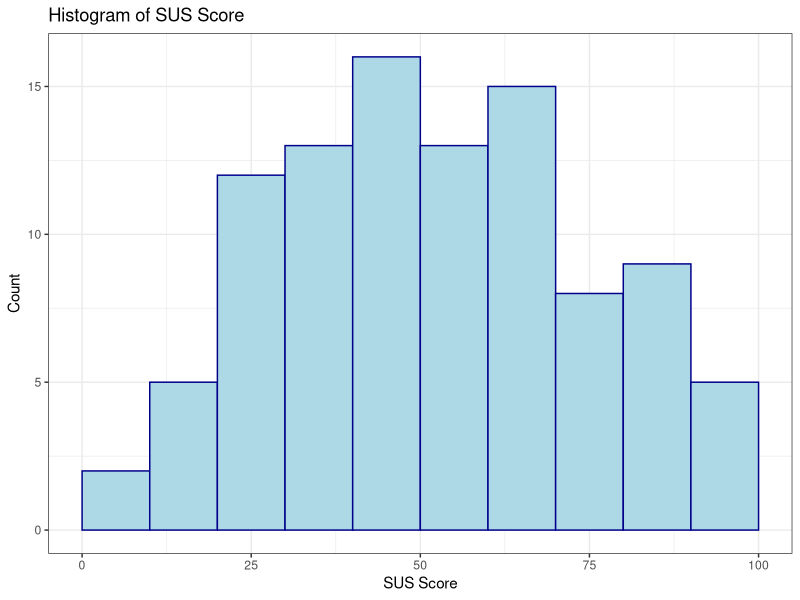
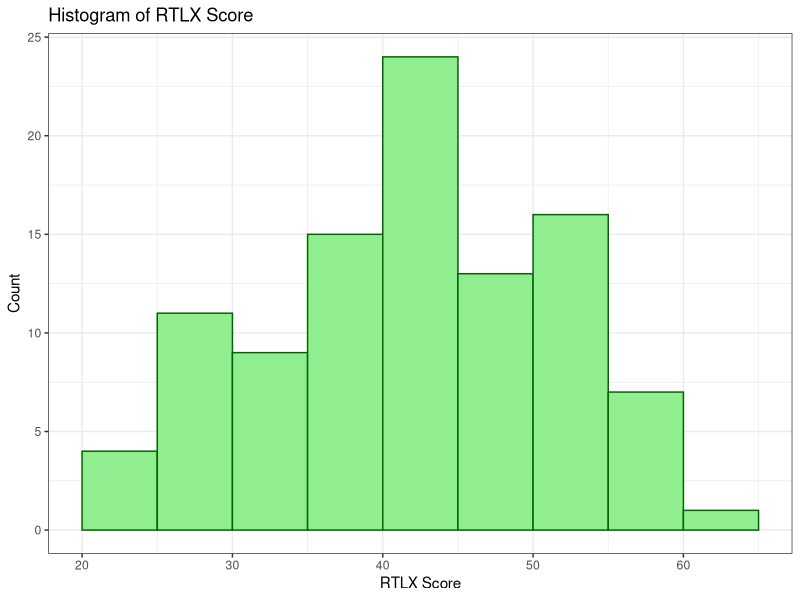
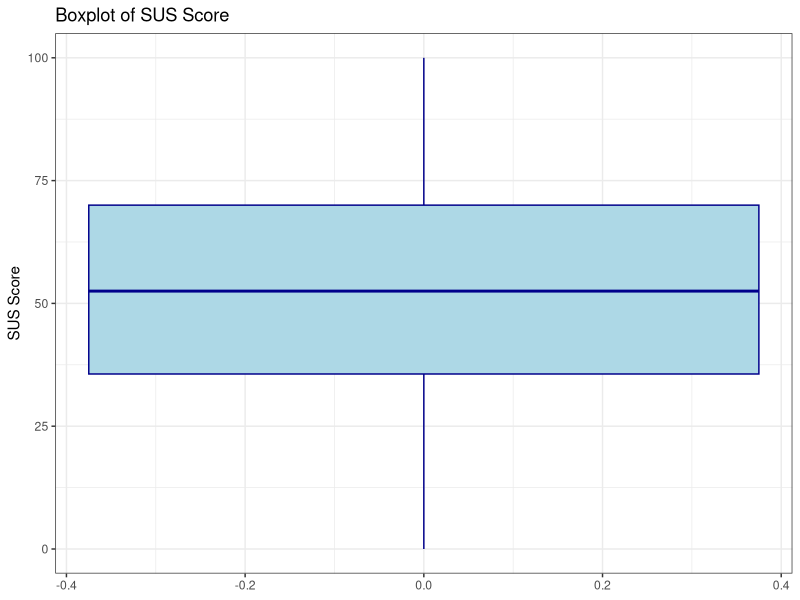
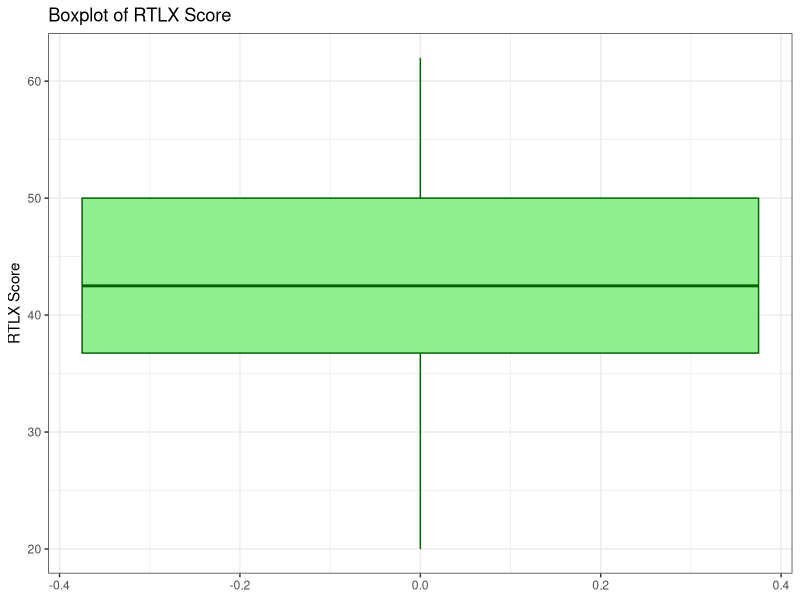
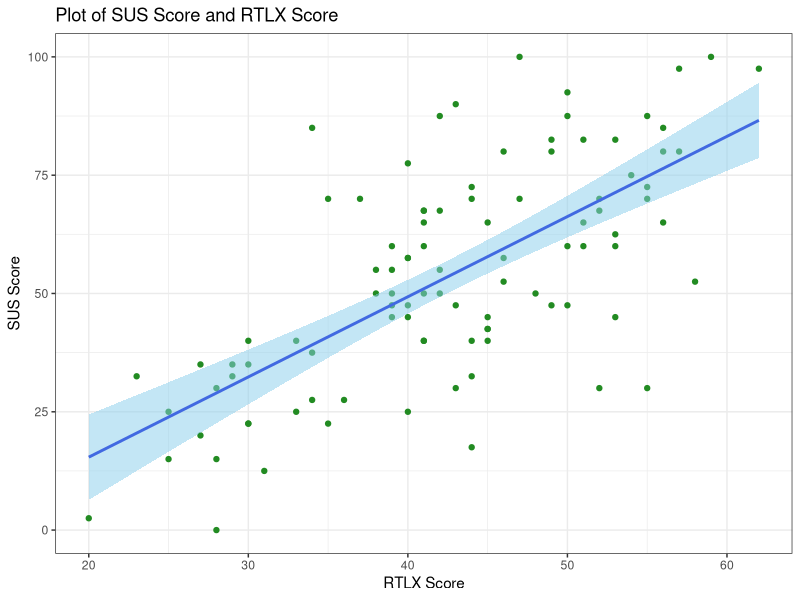

These figures' R source, in order:
## ---- chunk 1
#| echo: false
#| output: false
library(tidyverse)
library(conflicted)
conflicts_prefer(dplyr::filter())
conflicts_prefer(dplyr::lag())
## ---- chunk 2
Scores <- read_csv("./SusRtlx.csv") |>
  select(SUS.Score, RTLX.Score)
Scores |> head()
Scores |> tail()
## ---- chunk 3
Scores <- Scores |>
  mutate(
    SUS.Score = if_else(
      SUS.Score < 0 | SUS.Score > 100, NA, SUS.Score
    )
  )
Scores <- Scores |>
  mutate(
    RTLX.Score = if_else(
      RTLX.Score < 0 | RTLX.Score > 126, NA, RTLX.Score
    )
  )
## ---- chunk 4
statistics <- \(x) {
  tibble(
    N=length(x),
    min=min(x, na.rm=TRUE),
    max=max(x, na.rm=TRUE),
    mean=mean(x, na.rm=TRUE),
    sd=sd(x, na.rm=TRUE),
    median=median(x, na.rm=TRUE),
    IQR=IQR(x, na.rm=TRUE)
  )
}
Scores$SUS.Score |>
  statistics()
Scores$RTLX.Score |>
  statistics()
## ---- chunk 5
Scores |>
  filter(!is.na(SUS.Score)) |>
  ggplot(aes(SUS.Score)) +
  geom_histogram(aes(, after_stat(count)),
    binwidth = 10, center = 5,
    color = "darkblue", fill = "lightblue") +
  ggtitle("Histogram of SUS Score") +
  xlab("SUS Score") + ylab("Count") +
  theme_bw()
Scores |>
  filter(!is.na(RTLX.Score)) |>
  ggplot(aes(RTLX.Score)) +
  geom_histogram(aes(, after_stat(count)),
    binwidth = 5, boundary = 5,
    color = "darkgreen", fill = "lightgreen") +
  ggtitle("Histogram of RTLX Score") +
  xlab("RTLX Score") + ylab("Count") +
  theme_bw()
Scores |>
  filter(!is.na(SUS.Score)) |>
  ggplot(aes(, SUS.Score)) +
  geom_boxplot(
    color = "darkblue", fill= "lightblue") +
  ggtitle("Boxplot of SUS Score") +
  ylab("SUS Score") +
  theme_bw()
Scores |>
  filter(!is.na(RTLX.Score)) |>
  ggplot(aes(, RTLX.Score)) +
  geom_boxplot(
    color = "darkgreen", fill= "lightgreen") +
  ggtitle("Boxplot of RTLX Score") +
  ylab("RTLX Score") +
  theme_bw()
Scores |>
  filter(!is.na(SUS.Score) & !is.na(RTLX.Score)) |>
  ggplot(aes(RTLX.Score, SUS.Score)) +
  geom_point(color = "forestgreen") +
  geom_smooth(method = "lm",
    color = "royalblue", fill = "skyblue", alpha = 0.5) +
  ggtitle("Plot of SUS Score and RTLX Score") +
  xlab("RTLX Score") + ylab("SUS Score") +
  theme_bw()
## ---- chunk 6
Scores |>
  filter(!is.na(SUS.Score) & !is.na(RTLX.Score)) |>
  with(cor.test(RTLX.Score, SUS.Score))
Scores |>
  filter(!is.na(SUS.Score) & !is.na(RTLX.Score)) |>
  with(lm(SUS.Score ~ RTLX.Score)) |>
  summary()
